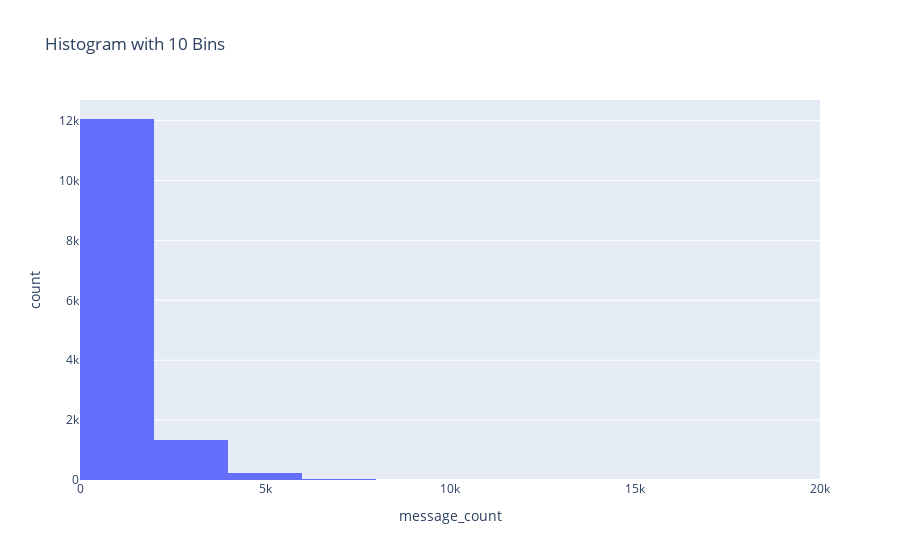

Here is the notebook cell this chart was saved with:
### Markdown cell above
# 06 - Basic Counts - Most messages per vessel
- The distribution of message counts per vessel is heavily right skewed (indicating that a majority of vessels - 12K - sent no more then 2000 messages during the day)
- That is at least 95% of all vessels (quick comparative inspection of the vessel counts and messages sent in the histogram)

### Code cell
# Msgs per vessel
print("Msgs per vessel over the day")
df_MessageCountPerVessel = df_all.groupBy("Message_UserID").agg(count("Message_MessageID").alias("message_count")).orderBy(col("message_count").desc())
df_MessageCountPerVessel.show(25)

# Convert to pandas (to work with Plotly)
df_MessageCountPerVessel_pandas = df_MessageCountPerVessel.toPandas()

# Inspect the distribution of messages counts per Vessel using customised bins
fig_MessageCountPerVessel_pandas = px.histogram(df_MessageCountPerVessel_pandas, x='message_count', nbins=10, title='Histogram with 10 Bins')
fig_MessageCountPerVessel_pandas.show()

### Figure 1 — Plotly figure (JSON) as saved in the notebook; plotly's stock layout.template omitted (floating-point values rounded to 4 significant figures; data arrays with more than 128 entries replaced by an {"elided": "..."} marker saying what was removed)
{"data": [{"bingroup": "x", "hovertemplate": "message_count=%{x}<br>count=%{y}<extra></extra>", "legendgroup": "", "marker": {"color": "#636efa", "pattern": {"shape": ""}}, "name": "", "nbinsx": 10, "orientation": "v", "showlegend": false, "type": "histogram", "x": {"elided": "13693 int values"}, "xaxis": "x", "yaxis": "y"}], "layout": {"autosize": true, "barmode": "relative", "legend": {"tracegroupgap": 0}, "title": {"text": "Histogram with 10 Bins"}, "xaxis": {"anchor": "y", "autorange": true, "domain": [0, 1], "range": [-0.5, 20000.0], "title": {"text": "message_count"}, "type": "linear"}, "yaxis": {"anchor": "x", "autorange": true, "domain": [0, 1], "range": [0, 12690.0], "title": {"text": "count"}}}}
